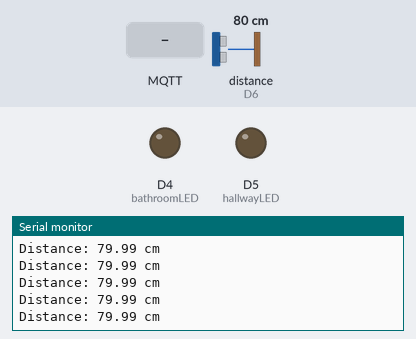
This sketch was run on a simulated Arduino Nano 33 IoT. Shown: output pins drawn as LEDs (lit = HIGH), the last lines printed to the serial monitor. Wiring (inferred from the names in the program): ultrasonic range finder: trigger D7; echo D6. The test bench sets the inputs (shaded band); at power-on: distance to the obstacle (sensor on D6) 80 cm. The echo pulse lasts 58.3 µs per cm; WiFi joins after 1.5 s; servers stay silent unless stated; random numbers use the default seed unless the sketch sets one; no MQTT or app messages arrive unless stated; pins used as bus, display or sensor lines are not drawn.

Above: at 2.7 s.
2.8 s: distance to the obstacle (sensor on D6) set to 2 cm
At 3.3 s:
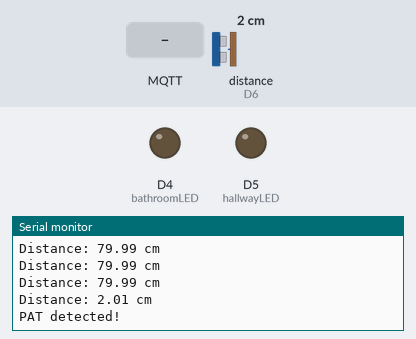
5.8 s: MQTT message "1" arrives on the first subscribed topic
7.3 s: MQTT message "on" arrives on the first subscribed topic
8.9 s: distance to the obstacle (sensor on D6) set to 35 cm
At 11.4 s:
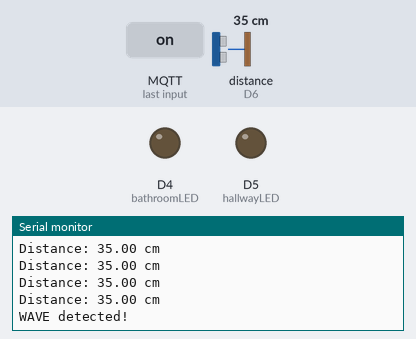
11.9 s: MQTT message "off" arrives on the first subscribed topic
At 11.92 s:
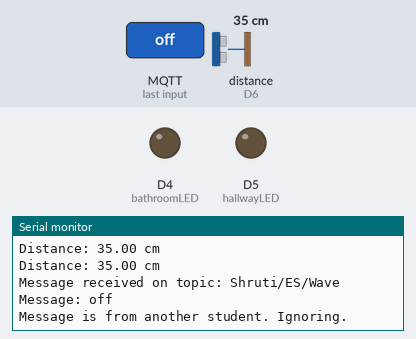
Timing chart, 0 to 14.4 s (numbered marks = the images above; inputs shaded):
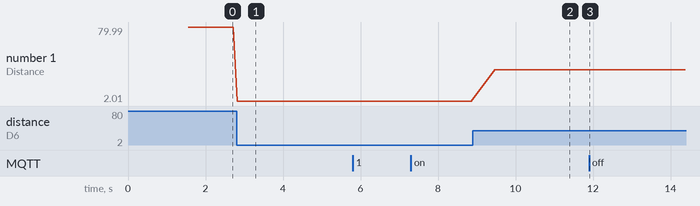

The sketch:

3.2C_mqtt.ino
```cpp
#include <WiFiNINA.h>
#include <PubSubClient.h>

// Wi-Fi credentials
char ssid[] = "Shruti";
char password[] = "shruti@04";

// MQTT settings
const char* mqtt_server = "broker.emqx.io";
const int mqtt_port = 1883;

// MQTT topics
const char* waveTopic = "Shruti/ES/Wave";
const char* patTopic = "Shruti/ES/Pat";

// Ultrasonic sensor pins
const int trigPin = 7;
const int echoPin = 6;

// LED pins
const int bathroomLED = 4; // Red LED
const int hallwayLED = 5;  // Yellow LED

// My name
const char* studentName = "Shruti";

// MQTT and Wi-Fi objects
WiFiClient wifiClient;
PubSubClient mqttClient(wifiClient);

// Variables
long duration;  // Stores the ultrasonic echo duration
float distance;  // Stores the calculated distance in cm

// Prevents repeated gesture detection
unsigned long lastGestureTime = 0;  // Stores the time of the last detected gesture
const unsigned long gestureCooldown = 2000;  // Sets a 2-second delay between gestures

// SETUP
void setup() {

  Serial.begin(115200);

  pinMode(trigPin, OUTPUT);
  pinMode(echoPin, INPUT);

  pinMode(bathroomLED, OUTPUT);
  pinMode(hallwayLED, OUTPUT);

  digitalWrite(bathroomLED, LOW);
  digitalWrite(hallwayLED, LOW);

  connectWiFi();

  // Set MQTT broker and callback function
  mqttClient.setServer(mqtt_server, mqtt_port);
  mqttClient.setCallback(mqttCallback);

  connectMQTT();

  Serial.println("System ready.");
}

// MAIN LOOP
void loop() {

  // Reconnect if MQTT connection is lost
  if (!mqttClient.connected()) {
    connectMQTT();
  }

  // Check for incoming MQTT messages
  mqttClient.loop();

  // Read ultrasonic distance
  distance = getDistance();

  Serial.print("Distance: ");
  Serial.print(distance);
  Serial.println(" cm");

  // Detect gestures
  if (millis() - lastGestureTime > gestureCooldown) {

    // WAVE
    if (distance >= 20 && distance <= 40) {

      Serial.println("WAVE detected!");

      // Publish name to the wave topic
      mqttClient.publish(waveTopic, studentName);

      lastGestureTime = millis();

      delay(500);
    }

    // PAT
    else if (distance > 0 && distance <= 10) {

      Serial.println("PAT detected!");

      // Publish name to the pat topic
      mqttClient.publish(patTopic, studentName);

      lastGestureTime = millis();

      delay(500);
    }
  }

  delay(100);
}

// CONNECT TO WI-FI
void connectWiFi() {

  Serial.print("Connecting to Wi-Fi");

  // Keep trying until Wi-Fi connects
  while (WiFi.begin(ssid, password) != WL_CONNECTED) {

    Serial.print(".");
    delay(2000);
  }

  Serial.println();
  Serial.println("Wi-Fi connected!");

  Serial.print("IP address: ");
  Serial.println(WiFi.localIP());
}

// CONNECT TO MQTT BROKER
void connectMQTT() {

  // Keep trying until MQTT connects
  while (!mqttClient.connected()) {

    Serial.print("Connecting to MQTT broker...");

    // Generate a unique client ID
    String clientID = "ArduinoNano33IoT-";
    clientID += String(random(0xffff), HEX);

    if (mqttClient.connect(clientID.c_str())) {

      Serial.println("connected!");

      // Subscribe to both topics
      mqttClient.subscribe(waveTopic);
      mqttClient.subscribe(patTopic);

      Serial.println("Subscribed to:");
      Serial.println(waveTopic);
      Serial.println(patTopic);
    }

    else {

      Serial.print("Failed, MQTT state = ");
      Serial.println(mqttClient.state());

      delay(5000);
    }
  }
}

// MQTT CALLBACK
void mqttCallback(char* topic, byte* payload, unsigned int length) {

  String message = "";

  // Convert received payload into a String
  for (unsigned int i = 0; i < length; i++) {
    message += (char)payload[i];
  }

  Serial.print("Message received on topic: ");
  Serial.println(topic);

  Serial.print("Message: ");
  Serial.println(message);

  // Ignore messages from other students
  if (message != studentName) {
    Serial.println("Message is from another student. Ignoring.");
    return;
  }

  // ES/Wave received from me
  if (strcmp(topic, waveTopic) == 0) {

    Serial.println("My WAVE message received.");
    Serial.println("Turning ON both lights.");

    // Turn both LEDs ON
    digitalWrite(bathroomLED, HIGH);
    digitalWrite(hallwayLED, HIGH);
  }

  // ES/Pat received from me
  else if (strcmp(topic, patTopic) == 0) {

    Serial.println("My PAT message received.");
    Serial.println("Turning OFF both lights.");

    // Turn both LEDs OFF
    digitalWrite(bathroomLED, LOW);
    digitalWrite(hallwayLED, LOW);
  }
}

// GET DISTANCE FROM ULTRASONIC SENSOR
float getDistance() {

  // Send ultrasonic pulse
  digitalWrite(trigPin, LOW);
  delayMicroseconds(2);

  digitalWrite(trigPin, HIGH);
  delayMicroseconds(10);

  digitalWrite(trigPin, LOW);

  // Measure echo response time
  duration = pulseIn(echoPin, HIGH, 30000);

  // Return -1 if no echo is received
  if (duration == 0) {
    return -1;
  }

  // Calculate distance in centimetres
  float distanceCM = duration * 0.0343 / 2;

  return distanceCM;
}
```

Measured:
- after the input at 2.8 s, the serial monitor: prints a new line at once (image 1)
- after the input at 8.9 s, the serial monitor: prints a new line after 0.57 s (image 2)
- after the input at 11.9 s, the serial monitor: prints a new line at once (image 3)
- plotted number 1: 79.99 → 2.01 after the input at 2.8 s, 2.01 → 35 after the input at 8.9 s
